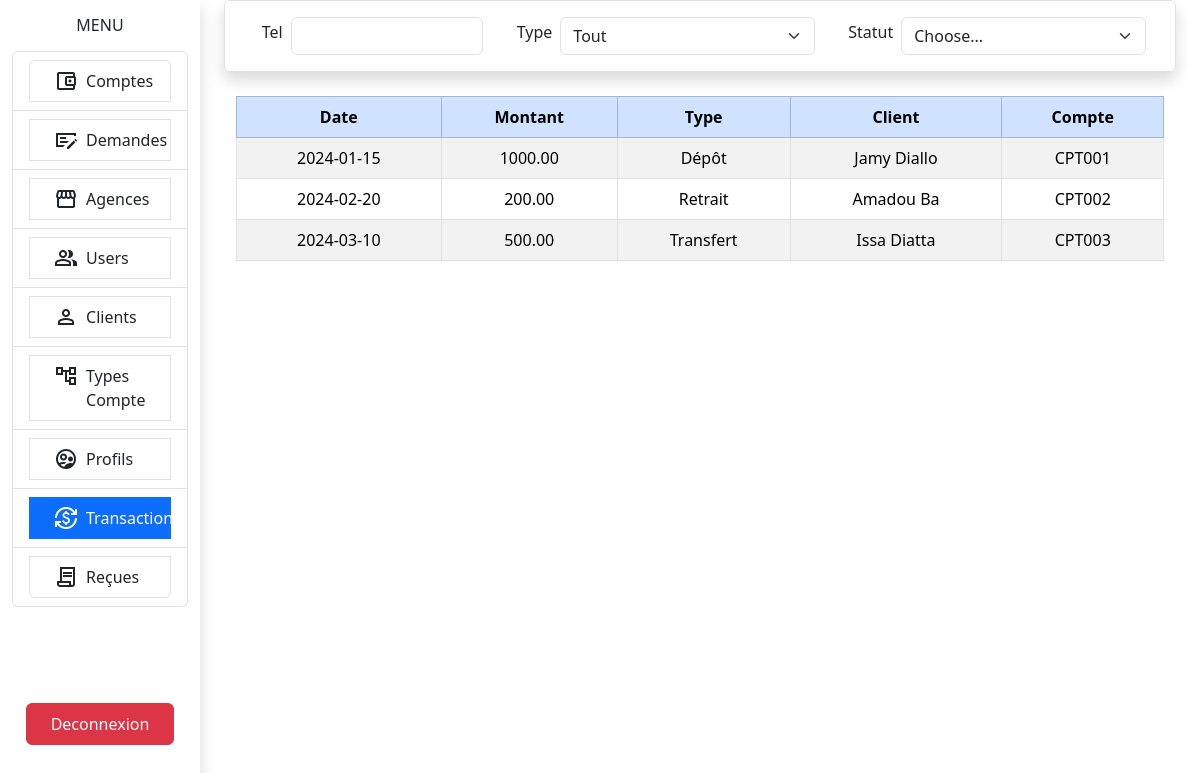
Screenshot of /?ressource=html&controller=transaction (signed in) with the database file from the repository.
### tables this page shows
CREATE TABLE transaction (
    idtr INT PRIMARY KEY AUTO_INCREMENT,
    datetr DATE NOT NULL,
    montant DECIMAL(10, 2) NOT NULL,
    type VARCHAR(50) NOT NULL,
    idu INT,
    idc INT,
    FOREIGN KEY (idu) REFERENCES users(idu),
    FOREIGN KEY (idc) REFERENCES compte(idc)
);

CREATE TABLE users (
    idu INT PRIMARY KEY AUTO_INCREMENT,
    nom VARCHAR(100) NOT NULL,
    prenom VARCHAR(100) NOT NULL,
    telephone VARCHAR(15) NOT NULL,
    email VARCHAR(100) NOT NULL,
    pwd VARCHAR(100) NOT NULL,
    justificatif VARCHAR(255),
    idp INT,
    FOREIGN KEY (idp) REFERENCES profil(idp)
);

CREATE TABLE compte (
    idc INT PRIMARY KEY AUTO_INCREMENT,
    numero VARCHAR(50) NOT NULL,
    solde DECIMAL(10, 2) NOT NULL,
    dateCrea DATE NOT NULL,
    taux DECIMAL(5, 2),
    frais DECIMAL(10, 2),
    etat VARCHAR(50) NOT NULL,
    ida INT,
    idu INT,
    idtc INT,
    idd INT,
    FOREIGN KEY (ida) REFERENCES agence(ida),
    FOREIGN KEY (idu) REFERENCES users(idu),
    FOREIGN KEY (idtc) REFERENCES typecpt(idtc),
    FOREIGN KEY (idd) REFERENCES demande(idd)
);

### src/core/Controller.php (called while the page is built, shortened)
<?php
abstract class  Controller {
    public function renderView(string $view, array $data = [] ): void {
        extract($data);
        require_once "../views/$view.html.php";
    }
}

### src/controllers/html/TransactionController.php (called while the page is built)
<?php
require_once "../src/models/TransactionModel.php";
require_once "../src/core/Controller.php";
class TransactionController extends Controller {
    private TransactionModel $transactionModel;
    public function __construct() {
        $this->transactionModel = new TransactionModel();
        $this-> load();
    }
    public function load() {
        $this-> listerTransactions();
    }
    private function listerTransactions() {
        parent::renderView("transactions/listeTransactions", ['data' => $this-> transactionModel-> findAllTransactions()]);
    }
}

### public/index.php (called while the page is built, shortened)
<?php
Rooter::run();

### src/core/Model.php (called while the page is built, shortened)
<?php
abstract class  Model
{
    protected function executeSelect(string $sql, bool $single = false): array {
        $calledClass = get_called_class();
        $result = $this->openConnexion()->query($sql);
        if (!$single) {
            return $result->fetchAll(PDO::FETCH_CLASS, $calledClass);
        }
        return $result->fetch(PDO::FETCH_CLASS, $calledClass);
    }
    protected function openConnexion()
    {
        return new PDO(
            'mysql:host=localhost;dbname=gestionbank;charset=utf8', 'root', ''
        );
    }
}

### src/models/TransactionModel.php (called while the page is built)
<?php
require "../src/core/Model.php";
class TransactionModel extends Model {
    public function findAllTransactions() {
        $sql = "SELECT * FROM transaction t, compte c, users u
                WHERE t.idc = c.idc AND t.idu = u.idu";
        return $this-> executeSelect($sql);
    }
}

### views/transactions/listeTransactions.html.php (the view, shortened to what this page needs)
<div class="container w-100">
    <div class="container col-12 border shadow d-flex align-items-center justify-content-around p-3 rounded">
        <div class="col-md-3 d-flex align-items-center">
            <label for="inputCity" class="form-label  mx-2">Tel</label>
            <input type="text" class="form-control" id="inputTel">
        </div>
        <div class="col-md-4 d-flex d-flex align-items-center">
            <label for="inputTc" class="form-label  mx-2">Type</label>
            <select id="inputTc" class="form-select">
                <option value="all">Tout</option>
            </select>
        </div>
        <div class="col-md-4 d-flex align-items-center">
            <label for="inputState" class="form-label mx-2">Statut</label>
            <select id="inputState" class="form-select">
                <option selected>Choose...</option>
            </select>
        </div>
    </div>
    <div class="container mt-4 col-12">
        <table class="table table-striped table-hover table-bordered vw-50">
            <thead class="table-primary">
                <tr>
                    <th class="text-center">Date</th>
                    <th class="text-center">Montant</th>
                    <th class="text-center">Type</th>
                    <th class="text-center">Client</th>
                    <th class="text-center">Compte</th>
                </tr>
            </thead>
            <tbody>
            <?php foreach ($data as $datum): ?>
                <tr>
                    <td class="text-center"> <?= $datum->datetr ?>  </td>
                    <td class="text-center"> <?= $datum->montant ?>  </td>
                    <td class="text-center"> <?= $datum->type ?>  </td>
                    <td class="text-center"> <?= $datum->prenom.' '.$datum->nom ?>  </td>
                    <td class="text-center"> <?= $datum->numero ?>  </td>
                </tr>
            <?php endforeach ?>
            </tbody>
        </table>
    </div>
</div>

### rows the page displays
transaction: datetr "2024-01-15", montant "1000.00", type "Dépôt", idu.prenom "Jamy", idu.nom "Diallo", idc.numero "CPT001"
transaction: datetr "2024-02-20", montant "200.00", type "Retrait", idu.prenom "Amadou", idu.nom "Ba", idc.numero "CPT002"
transaction: datetr "2024-03-10", montant "500.00", type "Transfert", idu.prenom "Issa", idu.nom "Diatta", idc.numero "CPT003"
